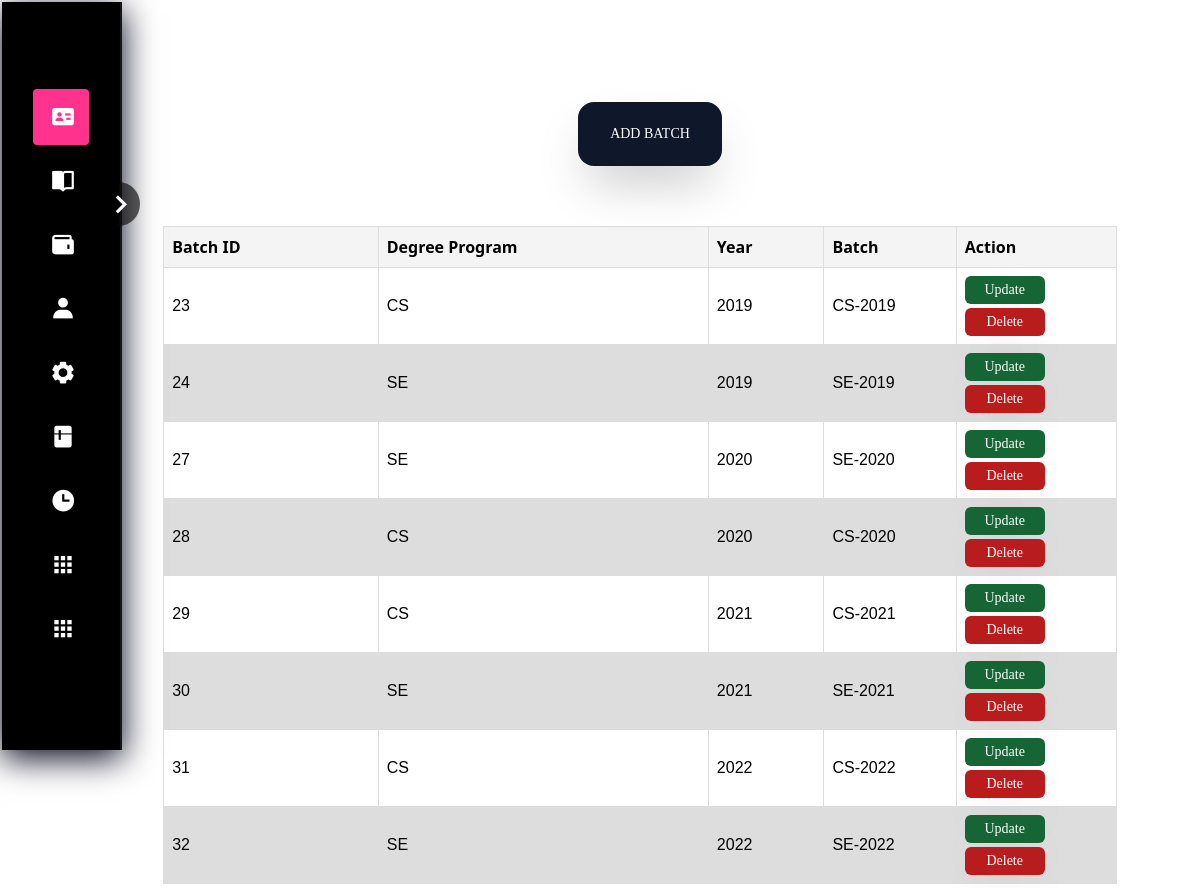
/addbatch.php, run on the app's committed database.
### tables this page shows
CREATE TABLE `batch` (
  `B_ID` int(11) NOT NULL,
  `Degree_program` varchar(255) NOT NULL,
  `Year` int(11) NOT NULL,
  `Batch` varchar(100) NOT NULL
);

### addbatch.php (the view, shortened to what this page needs)
<!DOCTYPE html>
<head>
    <script src="https://cdn.tailwindcss.com"></script>
    <link rel="stylesheet" href="./dist/output.css">
    <link href="css/style.css" rel="stylesheet"/>
</head>
<body>
<center>
<div  style="margin:-650px 0px 0px 100px;
">
    <button id="teachermanual" class="bg-slate-900 text-white rounded-2xl shadow-2xl text-sm font-serif w-36 h-16"><a  target="_blank" href="addbatchform.php ">ADD BATCH</a></button>
</div>
<div>
    <br>
    <table id=teacherstable style="margin-left: 80px"><br>
        <tr>
            <th width="130" class="font-sans bg-zinc-100">Batch ID</th>
            <th width=200 class="font-sans bg-zinc-100">Degree Program</th>
            <th width=70 class="font-sans bg-zinc-100">Year </th>
            <th width=70 class="font-sans bg-zinc-100">Batch</th>
            <th width="40" class="font-sans bg-zinc-100">Action</th>
        </tr>
        <tbody>
        <?php
        include 'connect.php';
        $sql ="SELECT * FROM `batch`";
        $result = mysqli_query($con, $sql);
        if ($result) {
          while ($row = mysqli_fetch_assoc($result)) {
            $id = $row['B_ID'];
            $Degree_program = $row['Degree_program'];
            $year = $row['Year'];
            echo '<tr>
        <td >' . $id . '</td>
        <td>' . $Degree_program . '</td>
        <td>' . $year . '</td>
        <td>'.$Degree_program.'-' . $year .'</td>
        <td>
<button class="bg-green-800 text-white rounded-md shadow-2xl text-sm font-serif w-20 h-7" ><a href="updatebatch.php?updateid='. $id .'">Update</a></button>
<button class="bg-red-700 text-white rounded-md shadow-2xl text-sm font-serif w-20 h-7 mt-1"> <a  href="deletebatch.php?deleteid=' . $id . '">Delete</a></button>
</td>
      </tr>';
          }
        }
        ?>
        </tbody>
    </table>
</div>
</body>
</html>

### style.css (style rules this page uses)
* { margin: 0; padding: 1px; border: 0; outline: 0; list-style: none; box-sizing: border-box; }
body { height: 100%; background-image:url(../images/White_full.png); font-family: system-ui, -apple-system, BlinkMacSystemFont, 'Segoe UI', Roboto, Oxygen, Ubuntu, Cantarell, 'Open Sans', 'Helvetica Neue', sans-serif; }
.sidebar { width: 120px; backdrop-filter: blur(6px); -webkit-backdrop-filter: blur(6px); background: black; box-shadow: 0 8px 32px rgb(2, 4, 24); border-right: 2px solid rgba(255, 255, 255, .09); transition: .4s ease-in-out; }
.sidebar nav { padding: 0 30px; }
.sidebar nav .nav-item { cursor: pointer; display: flex; align-items: center; justify-content: flex-start; border-radius: 4px; width: 100%; height: 56px; padding: 0 16px; margin: 8px 0; color: #fff; transition: .3s; }
.sidebar nav .nav-item.active { background: #ff328e !important; }
.sidebar nav .nav-item i { font-size: 26px; }
.sidebar .toggle { cursor: pointer; position: absolute; color: #fff; top: 180px; right: -20px; font-size: 38px; line-height: 50%; text-align: center; border-radius: 50%; padding: 2px 0 2px 2px; background: linear-gradient( 90deg, transparent 50%, rgba(10, 10, 10, .65) 50% ); }
.sidebar .toggle i { transition: .4s linear; }
a:link { text-decoration: none; color: white; }

### addbatch.php (style rules this page uses)
table { margin-top: 10px; font-family: arial, sans-serif; border-collapse: collapse; margin-left: 30px; width: 80%; }
td, th { border: 1px solid #dddddd; text-align: left; padding: 8px; }
tr:nth-child(even) { background-color: #dddddd; }

### data on the page
batch: B_ID "23", Degree_program "CS", Year "2019"
batch: B_ID "24", Degree_program "SE", Year "2019"
batch: B_ID "27", Degree_program "SE", Year "2020"
batch: B_ID "28", Degree_program "CS", Year "2020"
batch: B_ID "29", Degree_program "CS", Year "2021"
batch: B_ID "30", Degree_program "SE", Year "2021"
batch: B_ID "31", Degree_program "CS", Year "2022"
batch: B_ID "32", Degree_program "SE", Year "2022"
